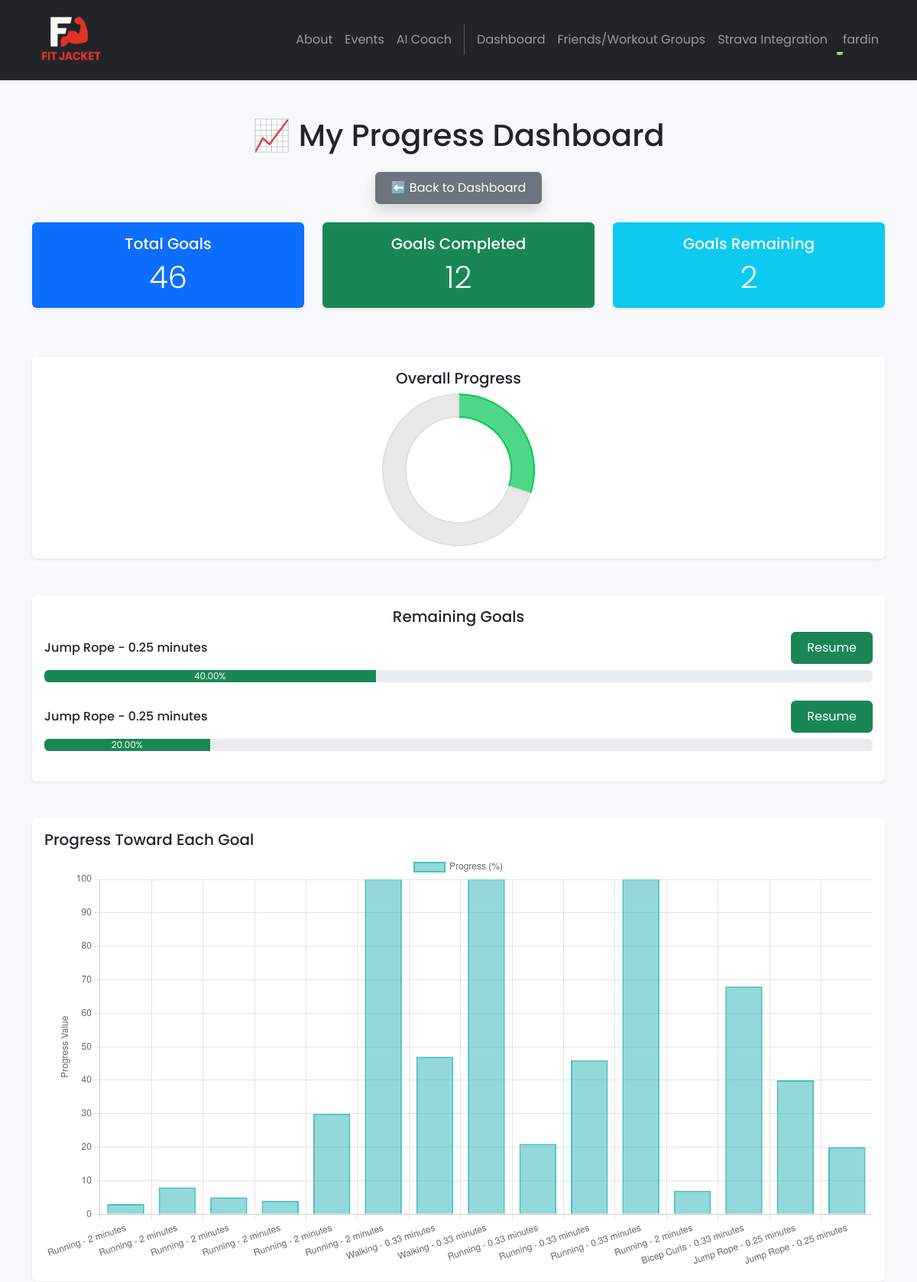
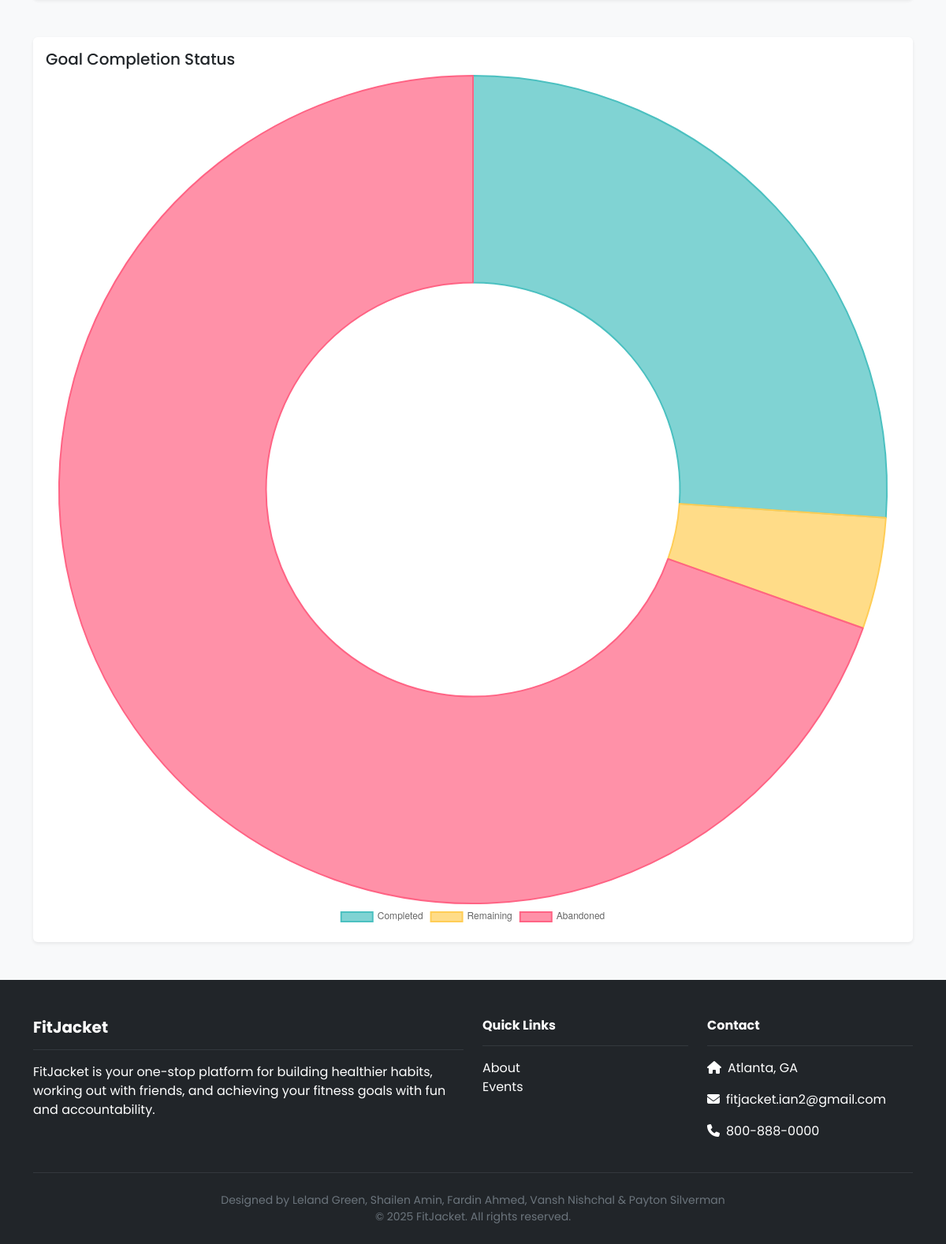
/dashboard/progress/ (signed in), run on an earlier commit of the app's database (2 pictures, top to bottom).
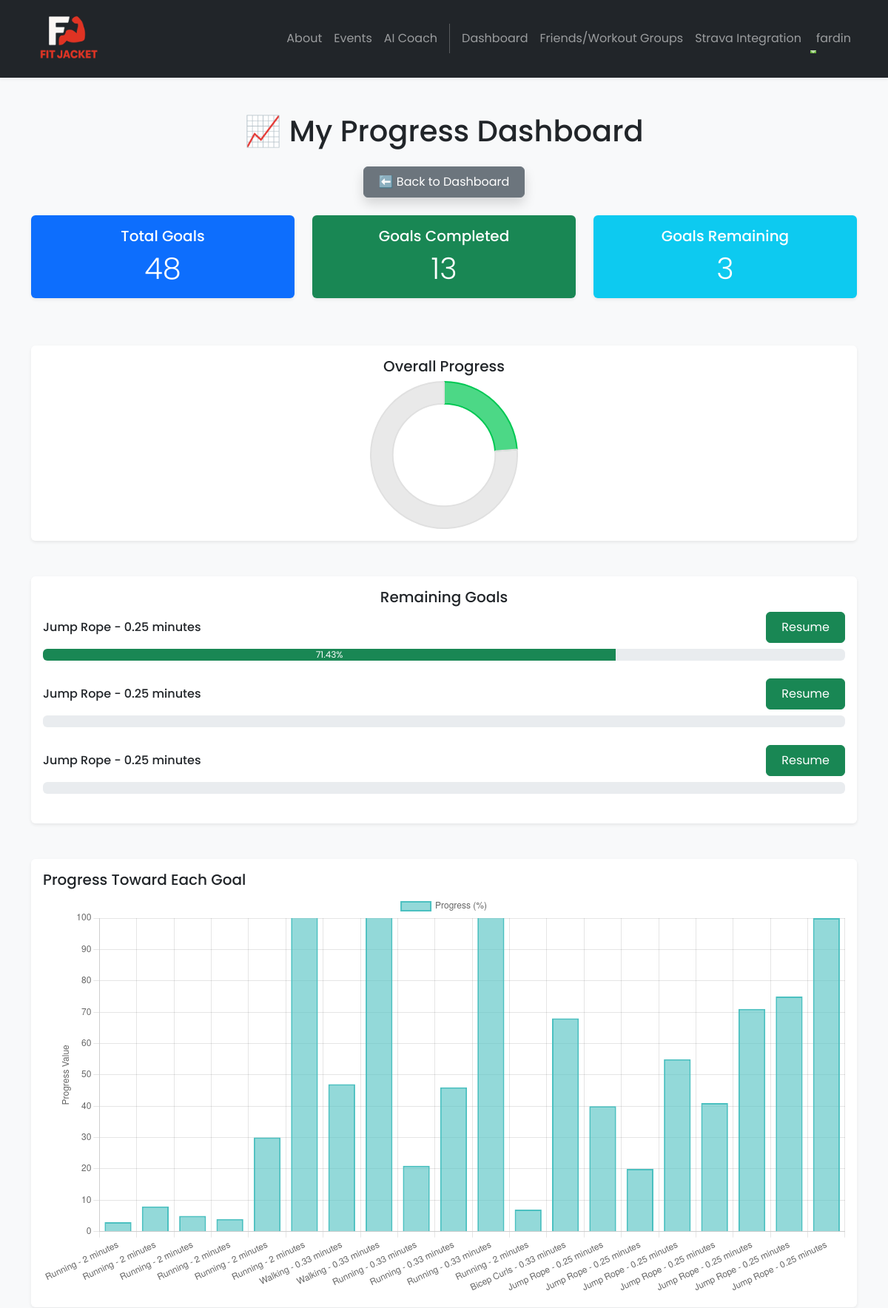
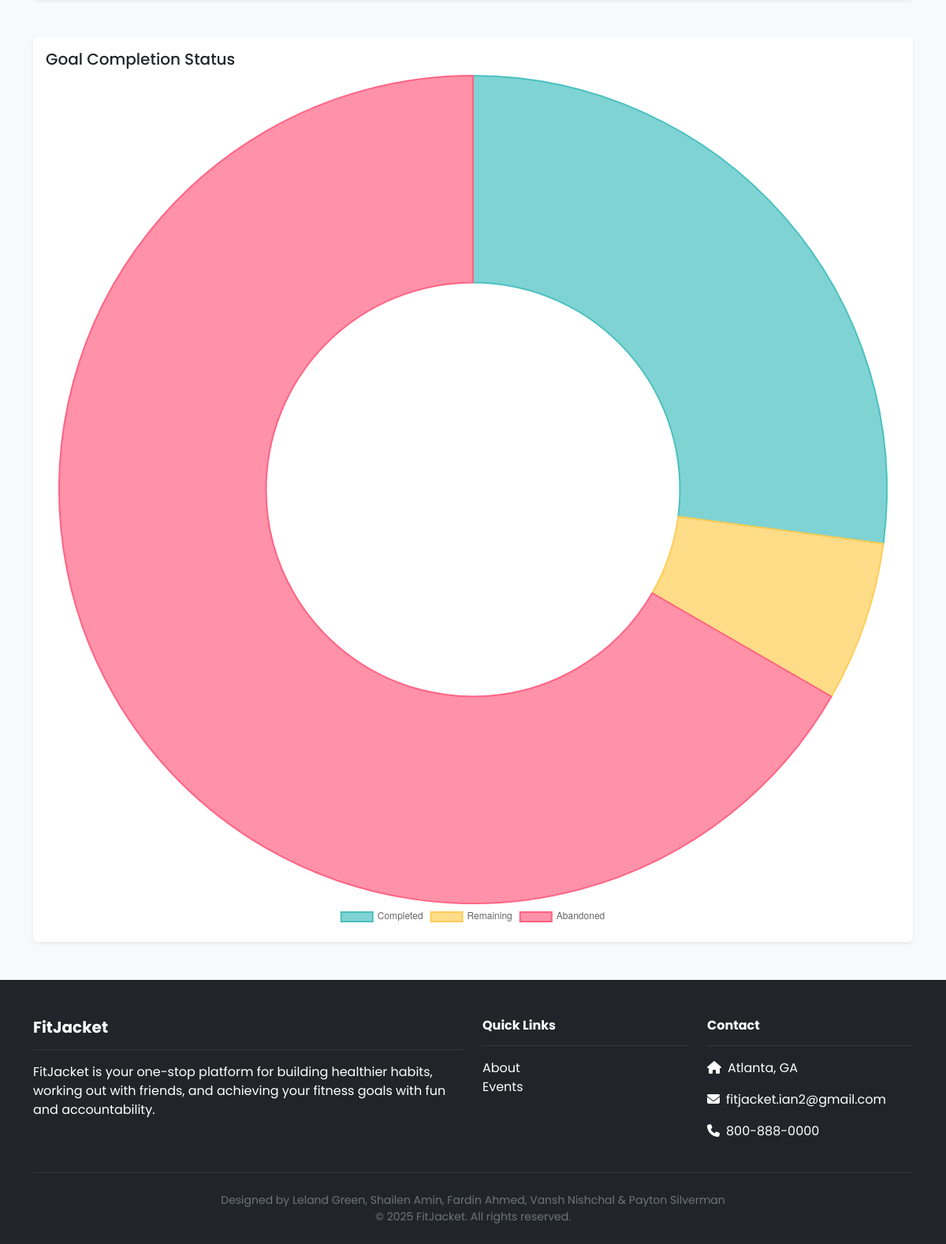
And on a later commit of the database (2 pictures, top to bottom).
### dashboard/models.py (models this page shows, shortened)
class Goal(models.Model):
    text = models.CharField(max_length=255)
    created_at = models.DateTimeField(auto_now_add=True)
    start_date = models.DateTimeField(null=True, blank=True, default=timezone.now)
    end_date = models.DateTimeField(null=True, blank=True, default=timezone.now)
    user = models.ForeignKey(User, on_delete=models.CASCADE, null=True)
    completed = models.BooleanField(default=False)
    abandoned = models.BooleanField(default=False)
    favorite = models.BooleanField(default=False)
    total_duration_seconds = models.IntegerField(default=0)
    calories_burnt_per_second = models.FloatField(default=0.0)
    progress = models.FloatField(default=0.0)

### dashboard/views.py (the view)
# urls.py: path('progress/', views.progress_view, name='progress'),
@login_required
def progress_view(request):
    user_progress = Progress.objects.filter(user=request.user)
    completed = Goal.objects.filter(user=request.user, completed=True).count()
    remaining = Goal.objects.filter(user=request.user, completed=False, abandoned=False)
    remaining_count = remaining.count()
    abandoned = Goal.objects.filter(user=request.user, abandoned=True).count()
    total_progression = 100
    if (remaining_count != 0):
        total_progression = 0
        for goal in remaining:
            total_progression += goal.progress
        total_progression /= remaining_count
        total_progression = round(total_progression, 2)
    return render(request, 'dashboard/progress.html', {
        'remaining_goals': remaining,
        'progress_data': user_progress,
        'completed_goals_count': completed,
        'remaining_goals_count': remaining_count,
        'abandoned_goals_count': abandoned,
        'total_progression_percentage': total_progression
    })

### accounts/context_processors.py (called while the page is built)
def admin_group(request):
    if request.user.is_authenticated:
        is_admin = request.user.groups.filter(name='admin').exists()
    else:
        is_admin = False
    return {'is_admin': is_admin}

### friends/context_processors.py (called while the page is built)
def user_groups(request):
    if request.user.is_authenticated:
        groups = WorkoutGroup.objects.filter(groupmember__user=request.user)
    else:
        groups = []
    return {'user_groups': groups}

### dashboard/templates/dashboard/progress.html (shortened to what this page needs)
{% extends 'base.html' %}
{% block content %}
{% load static %}
<div class="container my-5 animate__animated animate__fadeIn">
  <h1 class="text-center mb-4">📈 My Progress Dashboard</h1>
  <div class="text-center mb-4">
    <a href="{% url 'Dashboard' %}" class="btn btn-secondary shadow">⬅️ Back to Dashboard</a>
  </div>
  <div class="row mb-5 text-center">
    <div class="col-md-4">
      <div class="card text-white bg-primary mb-3 shadow-sm animate__animated animate__fadeInUp">
        <div class="card-body">
          <h5 class="card-title">Total Goals</h5>
          <p class="card-text display-6">{{ completed_goals_count|add:remaining_goals_count|add:abandoned_goals_count }}</p>
        </div>
      </div>
    </div>
    <div class="col-md-4">
      <div class="card text-white bg-success mb-3 shadow-sm animate__animated animate__fadeInUp">
        <div class="card-body">
          <h5 class="card-title">Goals Completed</h5>
          <p class="card-text display-6">{{ completed_goals_count }}</p>
        </div>
      </div>
    </div>
    <div class="col-md-4">
      <div class="card text-white bg-info mb-3 shadow-sm animate__animated animate__fadeInUp">
        <div class="card-body">
          <h5 class="card-title">Goals Remaining</h5>
          <p class="card-text display-6">{{ remaining_goals_count }}</p>
        </div>
      </div>
    </div>
  </div>
  <div class="card shadow-sm mb-5 text-center animate__animated animate__fadeInUp">
    <div class="card-body">
      <h5 class="card-title">Overall Progress</h5>
      <div class="d-flex justify-content-center">
        <canvas id="totalProgressCircle" width="200" height="200"></canvas>
      </div>
    </div>
  </div>
<div class="card shadow-sm animate__animated animate__fadeInUp mb-5">
  <div class="card-body">
    <h5 class="card-title text-center">Remaining Goals</h5>
    {% for goal in remaining_goals %}
      <div class="mb-4">
        <div class="d-flex justify-content-between align-items-center mb-2">
          <h6 class="mb-0">{{ goal.text }}</h6>
          <form method="POST" action="{% url 'start_goal' goal.id %}">
            <button type="submit" class="btn btn-success">Resume</button>
          </form>
        </div>
        <div class="progress">
          <div class="progress-bar bg-success" role="progressbar" style="width: {{ goal.progress }}%;" aria-valuenow="{{ goal.progress }}" aria-valuemin="0" aria-valuemax="100">
            {{ goal.progress|floatformat:2 }}%
          </div>
        </div>
      </div>
    {% empty %}
      <p class="text-muted text-center">No remaining goals.</p>
    {% endfor %}
  </div>
</div>
  <div class="card shadow-sm mb-5 animate__animated animate__fadeInUp">
    <div class="card-body">
      <h5 class="card-title">Progress Toward Each Goal</h5>
      <canvas id="progressChart" width="400" height="200"></canvas>
    </div>
  </div>
  <div class="card shadow-sm mb-5 animate__animated animate__fadeInUp">
    <div class="card-body">
      <h5 class="card-title">Goal Completion Status</h5>
      <canvas id="statusChart" width="400" height="200"></canvas>
    </div>
  </div>
</div>
<link rel="stylesheet" href="https://cdnjs.cloudflare.com/ajax/libs/animate.css/4.1.1/animate.min.css"/>
{% endblock %}

What changed in the data, as far as the page shows it:
no longer on this page (row edited): Goal: text "Jump Rope - 0.25 minutes", progress "40.00"
changed Goal (number 1 of 3 on the later page): progress "20.00" → "71.43"
added Goal: text "Jump Rope - 0.25 minutes"
added Goal: text "Jump Rope - 0.25 minutes"
Also different on the page:
{{ completed_goals_count }}: "12" → "13"
{{ remaining_goals_count }}: "2" → "3"
chart data {{ p.progress_value }}: 3, 8, 5, 4, 30, 105, 47, 200, 21, 46, 262, 7, 68, 40, 20 → 3, 8, 5, 4, 30, 105, 47, 200, 21, 46, 262, 7, 68, 40, 20, 55, 41, 71, 75, 100
chart data {{ completed_goals_count|default:0 }}: 12 → 13
chart data {{ remaining_goals_count|default:0 }}: 2 → 3
chart data {{ total_progression_percentage }}: 30.0 → 23.81
text no longer shown: "46"
text now shown: "48"
